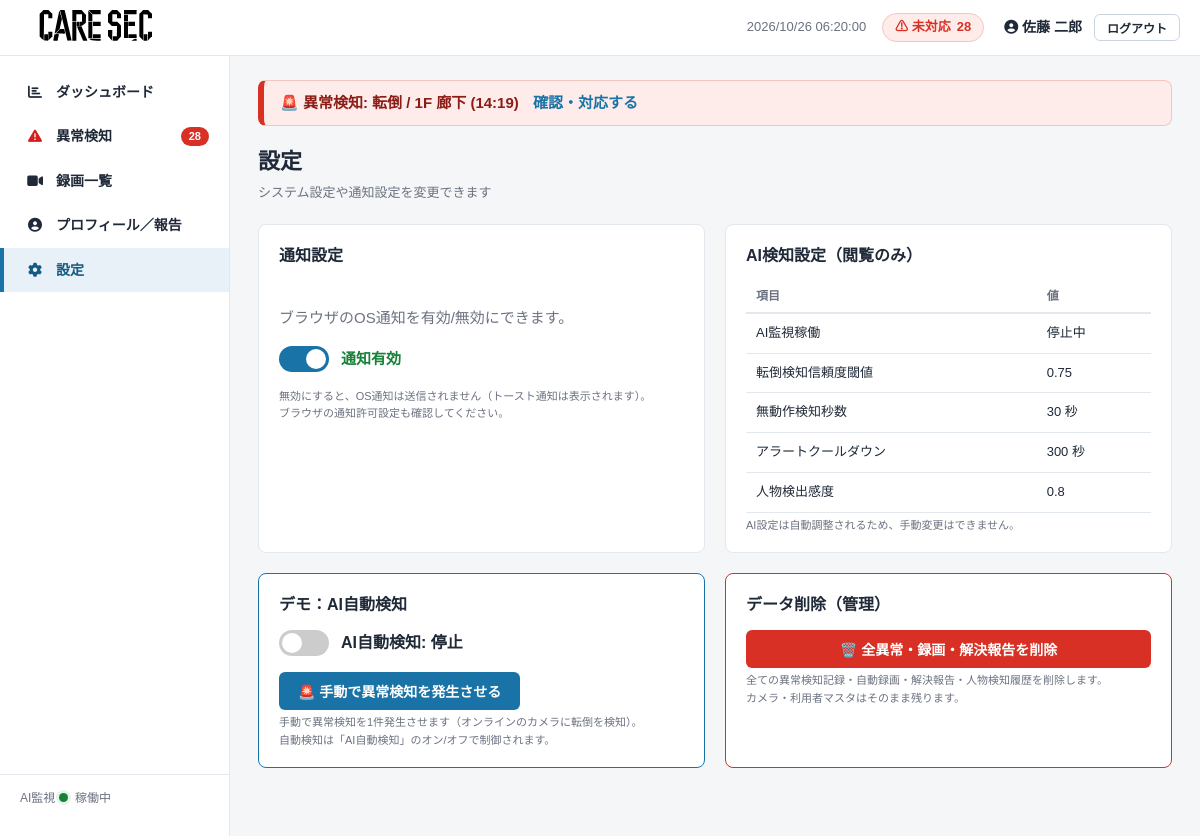
/accounts/settings/ (signed in), run on the app's committed database.
### core/models.py (models this page shows, shortened)
class User(AbstractBaseUser):
    username = models.CharField("ユーザー名", max_length=150, unique=True)
    first_name = models.CharField("名", max_length=50, blank=True)
    last_name = models.CharField("姓", max_length=50, blank=True)
    email = models.EmailField("メールアドレス", blank=True)
    is_active = models.BooleanField("有効", default=True)
    is_admin = models.BooleanField("管理画面を利用できる", default=False)
    date_joined = models.DateTimeField("登録日", default=timezone.now)
    objects = UserManager()
    USERNAME_FIELD = "username"
    REQUIRED_FIELDS = []
    class Meta:
        verbose_name = "介護士"
        verbose_name_plural = "介護士"
        default_permissions = ()  # 権限レコードを作らない
    def get_full_name(self):
        return f"{self.last_name} {self.first_name}".strip()

class Alert(models.Model):
    class Kind(models.TextChoices):
        FALL = "fall", "転倒"
        SUSPICIOUS = "suspicious", "あやしい動き"
        ZONE = "zone", "立ち入り禁止ゾーン"
    class Status(models.TextChoices):
        OPEN = "open", "未対応"
        RESPONDING = "responding", "対応中"
        RESOLVED = "resolved", "解決済み"
        FALSE_POSITIVE = "false_positive", "誤検知"
    kind = models.CharField("種類", max_length=16, choices=Kind.choices)
    status = models.CharField("状況", max_length=16, choices=Status.choices, default=Status.OPEN)
    camera = models.ForeignKey(Camera, verbose_name="カメラ", on_delete=models.CASCADE, related_name="alerts")
    occurred_at = models.DateTimeField("発生日時")
    confidence = models.FloatField("AI信頼度", null=True, blank=True, help_text="0.0〜1.0")
    detected_state = models.CharField(
        "検知時の人物状態", max_length=16,
        choices=PersonState.choices, default=PersonState.UNKNOWN,
    )
    created_at = models.DateTimeField("アラート発生時刻", default=timezone.now)
    responded_at = models.DateTimeField("対応開始時刻", null=True, blank=True)
    resolved_at = models.DateTimeField("対応完了時刻", null=True, blank=True)
    is_false_positive = models.BooleanField("誤検知", default=False)
    thumbnail_url = models.TextField("サムネイルURL", blank=True)
    responder = models.ForeignKey(
        User, verbose_name="対応者",
        null=True, blank=True, on_delete=models.SET_NULL, related_name="responding_alerts",
    )
    class Meta:
        verbose_name = "異常検知"
        verbose_name_plural = "異常検知"
        ordering = ["-occurred_at"]
        default_permissions = ()
    @property
    def kind_label(self):
        return self.get_kind_display()
    @property
    def location(self):
        return self.camera.location

class Camera(models.Model):
    name = models.CharField("カメラ名", max_length=64)
    location = models.CharField("設置場所", max_length=128)
    stream_url = models.TextField("ストリームURL", blank=True)
    is_online = models.BooleanField("online", default=True)
    class Meta:
        verbose_name = "カメラ"
        verbose_name_plural = "カメラ"
        default_permissions = ()

class AISettings(models.Model):
    enabled = models.BooleanField("AI監視を稼働する", default=True)
    fall_threshold = models.FloatField("転倒検知の信頼度閾値", default=0.75)
    stillness_seconds = models.IntegerField("無動作検知の秒数", default=30)
    cooldown_seconds = models.IntegerField("アラート間クールダウン(秒)", default=300)
    sensitivity = models.FloatField("人物検出の感度", default=0.8)
    class Meta:
        verbose_name = "AI設定"
        verbose_name_plural = "AI設定"
        default_permissions = ()
    @classmethod
    def load(cls):
        obj, _ = cls.objects.get_or_create(pk=1)
        return obj

### core/views.py (the view)
# urls.py: path("accounts/settings/", views.settings_page, name="settings"),
@login_required
def settings_page(request):
    from core.models import AISettings
    ai = AISettings.load()
    return render(request, "accounts/settings.html", {
        "ai_settings": ai,
    })

### core/auth.py (called while the page is built)
    def get_user(self, user_id):
        User = get_user_model()
        try:
            return User.objects.get(pk=user_id)
        except User.DoesNotExist:
            return None

### core/context_processors.py (called while the page is built)
def alert_globals(request):
    if not request.user.is_authenticated:
        return {}
    open_alerts = Alert.objects.filter(status=Alert.Status.OPEN)
    return {
        "open_alert_count": open_alerts.count(),
        "latest_open_alert": open_alerts.order_by("-occurred_at").first(),
    }

### templates/accounts/settings.html (shortened to what this page needs)
{% extends "base.html" %}
{% block content %}
<div class="page-header">
  <h1>設定</h1>
  <p class="page-header__sub">システム設定や通知設定を変更できます</p>
</div>
<div class="grid-2">
  <section class="card">
    <div class="card__header">
      <h2>通知設定</h2>
    </div>
    <div class="notification-settings">
      <p class="muted">ブラウザのOS通知を有効/無効にできます。</p>
      <div class="notification-toggle">
        <label class="toggle-switch">
          <span class="toggle-slider"></span>
        </label>
        <span id="notification-status">通知有効</span>
      </div>
      <p class="field__help">
        無効にすると、OS通知は送信されません（トースト通知は表示されます）。<br>
        ブラウザの通知許可設定も確認してください。
      </p>
    </div>
  </section>
  <section class="card">
    <div class="card__header">
      <h2>AI検知設定（閲覧のみ）</h2>
    </div>
    <table class="table">
      <thead>
        <tr><th>項目</th><th>値</th></tr>
      </thead>
      <tbody>
        <tr><td>AI監視稼働</td><td>{{ ai_settings.enabled|yesno:"稼働中,停止中" }}</td></tr>
        <tr><td>転倒検知信頼度閾値</td><td>{{ ai_settings.fall_threshold }}</td></tr>
        <tr><td>無動作検知秒数</td><td>{{ ai_settings.stillness_seconds }} 秒</td></tr>
        <tr><td>アラートクールダウン</td><td>{{ ai_settings.cooldown_seconds }} 秒</td></tr>
        <tr><td>人物検出感度</td><td>{{ ai_settings.sensitivity }}</td></tr>
      </tbody>
    </table>
    <p class="field__help">AI設定は自動調整されるため、手動変更はできません。</p>
  </section>
  <section class="card demo-card">
    <div class="card__header">
      <h2>デモ：AI自動検知</h2>
    </div>
    <form method="post" action="{% url 'settings_action' %}" id="demo-form">
      <div class="demo-controls">
        <div class="toggle-group">
          <label class="toggle-switch">
            <span class="toggle-slider"></span>
          </label>
          <span class="toggle-label" id="ai-status">
            {{ ai_settings.enabled|yesno:"AI自動検知: ON,AI自動検知: 停止" }}
          </span>
        </div>
        <button type="button" onclick="submitManualAlert()" class="btn btn--primary">
          🚨 手動で異常検知を発生させる
        </button>
      </div>
      <p class="field__help">
        手動で異常検知を1件発生させます（オンラインのカメラに転倒を検知）。<br>
        自動検知は「AI自動検知」のオン/オフで制御されます。
      </p>
    </form>
  </section>
  <section class="card danger-card">
    <div class="card__header">
      <h2>データ削除（管理）</h2>
    </div>
    <form method="post" action="{% url 'settings_action' %}" onsubmit="return confirm('本当にすべての異常検知・録画・解決報告を削除しますか？この操作は元に戻せません。');">
      <button type="submit" name="action" value="clear_all_data" class="btn btn--danger btn--block">
        🗑️ 全異常・録画・解決報告を削除
      </button>
      <p class="field__help">
        全ての異常検知記録・自動録画・解決報告・人物検知履歴を削除します。<br>
        カメラ・利用者マスタはそのまま残ります。
      </p>
    </form>
  </section>
</div>
{% endblock %}

### templates/base.html (shortened to what this page needs)
{% load static %}<!DOCTYPE html>
<html lang="ja">
<head>
<link rel="stylesheet" href="https://cdnjs.cloudflare.com/ajax/libs/font-awesome/6.4.0/css/all.min.css">
<link rel="stylesheet" href="{% static 'css/style.css' %}">
</head>
{% url 'api_alerts' as api_alerts_url %}
<body data-alerts-api="{{ api_alerts_url|default:'' }}">
<div class="layout">
  <header class="topbar">
    <div class="topbar__brand">
      <img src="{% static 'img/image1.svg' %}" alt="アイコン" style="width: 10em; height: auto;">
    </div>
    <div class="topbar__info">
      <span id="clock" class="topbar__clock">----/--/-- --:--:--</span>
      <a href="{% url 'alert_list' %}" class="topbar__alert-badge" title="未対応の異常一覧へ">
        ⚠ 未対応 <span id="alert-badge-count">{{ open_alert_count|default:0 }}</span>
      </a>
    </div>
    <div class="topbar__user">
      {% if user.is_authenticated %}
        <a class="topbar__username" href="{% url 'profile' %}"><i class="fa-solid fa-circle-user"></i> {{ user.get_full_name|default:user.username }}</a>
        <form method="post" action="{% url 'logout' %}" class="inline-form">
          <button type="submit" class="btn btn--ghost btn--sm">ログアウト</button>
        </form>
      {% else %}
        <a class="btn btn--primary btn--sm" href="{% url 'login' %}">ログイン</a>
      {% endif %}
    </div>
  </header>
  <nav class="sidebar" id="sidebar" aria-label="メインメニュー">
    <ul class="menu">
      <li class="menu__item{% if request.resolver_match.url_name == 'dashboard' %} is-active{% endif %}">
        <a href="{% url 'dashboard' %}"><span class="menu__icon"></span>ダッシュボード</a>
      </li>
      <li class="menu__item{% if request.resolver_match.url_name == 'alert_list' %} is-active{% endif %}">
        <a href="{% url 'alert_list' %}"><span class="menu__icon"><i class="fa-solid fa-triangle-exclamation" style="color: rgb(215, 30, 30);"></i></span>異常検知
          <span class="menu__badge" id="sidebar-alert-count"{% if not open_alert_count %} hidden{% endif %}>{{ open_alert_count|default:0 }}</span>
        </a>
      </li>
      <li class="menu__item{% if request.resolver_match.url_name == 'recording_list' %} is-active{% endif %}">
        <a href="{% url 'recording_list' %}"><span class="menu__icon"><i class="fa-solid fa-video"></i></span>録画一覧</a>
      </li>
      <li class="menu__item{% if request.resolver_match.url_name == 'profile' %} is-active{% endif %}">
        <a href="{% url 'profile' %}"><span class="menu__icon"><i class="fa-solid fa-circle-user"></i></span>プロフィール／報告</a>
      </li>
      <li class="menu__item{% if request.resolver_match.url_name == 'settings' %} is-active{% endif %}">
        <a href="{% url 'settings' %}"><span class="menu__icon"><i class="fa-solid fa-gear"></i></span>設定</a>
      </li>
    </ul>
    <div class="sidebar__footer">
      AI監視 <span class="status-dot status-dot--on"></span> 稼働中
    </div>
  </nav>
  <main class="main">
    {% if latest_open_alert %}
      <div class="global-alert-banner" role="alert">
        🚨 異常検知: {{ latest_open_alert.kind_label }} / {{ latest_open_alert.location }}
        ({{ latest_open_alert.occurred_at|date:"H:i" }})
        <a href="{% url 'alert_list' %}">確認・対応する</a>
      </div>
    {% endif %}
    {% block content %}{% endblock %}
  </main>
</div>
</body>
</html>

### data on the page
User: get_full_name "佐藤 二郎"
Alert: kind_label "転倒", location "1F 廊下", occurred_at "14:19"
AISettings: enabled "停止中", fall_threshold "0.75", stillness_seconds "30", cooldown_seconds "300", sensitivity "0.8", enabled "AI自動検知: 停止"

### other printed values
{{ open_alert_count|default:0 }} "28"
